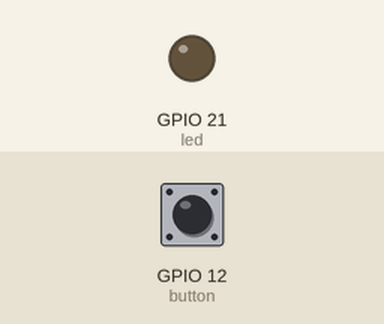
The program below on a simulated Raspberry Pi (BCM pin numbers). Parts: output pins drawn as LEDs (lit = HIGH). Inputs (shaded band) come from the test bench; at power-on: GPIO 12 (button) HIGH.

Above: at 1.2 s.
1.3 s: GPIO 12 (button) pulled LOW for 0.15 s
At 1.37 s:
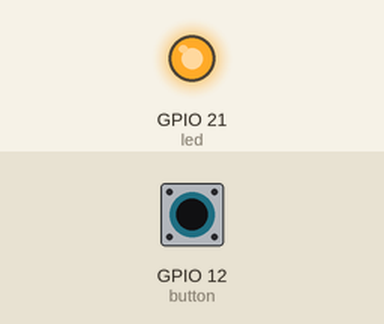
2.9 s: GPIO 12 (button) pulled LOW for 3.2 s
At 6.7 s:
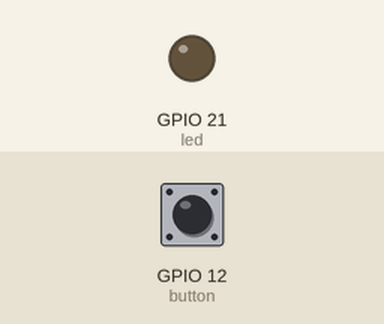
Timing chart, 0 to 8.2 s (numbered marks = the images above; inputs shaded):
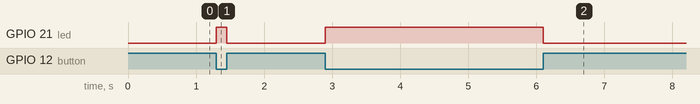

Measured:
- after the input at 1.3 s, GPIO 21 (led): LOW → HIGH at once, → LOW 0.15 s later
- after the input at 2.9 s, GPIO 21 (led): LOW → HIGH at once, → LOW 3.2 s later

The program:

button_ex01.py
```python
from gpiozero import Button, LED

button = Button(12)
led = LED(21)

while True:
    if button.is_pressed:
        # print("Button is pressed")
        led.on()
    else:
        # print("Button is not pressed")
        led.off()
```
